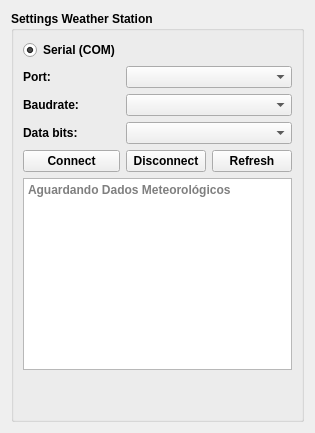
          <widget class="QWidget" name="page_meteo">
           <property name="minimumSize">
            <size>
             <width>0</width>
             <height>0</height>
            </size>
           </property>
           <layout class="QVBoxLayout" name="verticalLayout_9">
            <item>
             <widget class="QGroupBox" name="groupBox">
              <property name="font">
               <font>
                <weight>75</weight>
                <bold>true</bold>
               </font>
              </property>
              <property name="title">
               <string>Settings Weather Station</string>
              </property>
              <property name="checkable">
               <bool>false</bool>
              </property>
              <layout class="QGridLayout" name="gridLayout_2">
               <item row="0" column="0">
                <layout class="QGridLayout" name="gridLayout_4">
                 <item row="2" column="1" colspan="2">
                  <widget class="QComboBox" name="comboBox_baudmeteo">
                   <property name="sizePolicy">
                    <sizepolicy hsizetype="Preferred" vsizetype="Preferred">
                     <horstretch>0</horstretch>
                     <verstretch>0</verstretch>
                    </sizepolicy>
                   </property>
                  </widget>
                 </item>
                 <item row="3" column="0">
                  <widget class="QLabel" name="label_37">
                   <property name="sizePolicy">
                    <sizepolicy hsizetype="Preferred" vsizetype="Preferred">
                     <horstretch>0</horstretch>
                     <verstretch>0</verstretch>
                    </sizepolicy>
                   </property>
                   <property name="text">
                    <string>Data bits:</string>
                   </property>
                  </widget>
                 </item>
                 <item row="2" column="0">
                  <widget class="QLabel" name="label_35">
                   <property name="sizePolicy">
                    <sizepolicy hsizetype="Preferred" vsizetype="Preferred">
                     <horstretch>0</horstretch>
                     <verstretch>0</verstretch>
                    </sizepolicy>
                   </property>
                   <property name="text">
                    <string>Baudrate:</string>
                   </property>
                  </widget>
                 </item>
                 <item row="4" column="0">
                  <widget class="QPushButton" name="btn_connectmeteo">
                   <property name="sizePolicy">
                    <sizepolicy hsizetype="Preferred" vsizetype="Preferred">
                     <horstretch>0</horstretch>
                     <verstretch>0</verstretch>
                    </sizepolicy>
                   </property>
                   <property name="text">
                    <string>Connect</string>
                   </property>
                  </widget>
                 </item>
                 <item row="4" column="1">
                  <widget class="QPushButton" name="btn_disconmeteo">
                   <property name="sizePolicy">
                    <sizepolicy hsizetype="Preferred" vsizetype="Preferred">
                     <horstretch>0</horstretch>
                     <verstretch>0</verstretch>
                    </sizepolicy>
                   </property>
                   <property name="text">
                    <string>Disconnect</string>
                   </property>
                  </widget>
                 </item>
                 <item row="0" column="0">
                  <widget class="QRadioButton" name="radioButton_serialMeteo">
                   <property name="sizePolicy">
                    <sizepolicy hsizetype="Preferred" vsizetype="Preferred">
                     <horstretch>0</horstretch>
                     <verstretch>0</verstretch>
                    </sizepolicy>
                   </property>
                   <property name="text">
                    <string>Serial (COM)</string>
                   </property>
                   <property name="checked">
                    <bool>true</bool>
                   </property>
                  </widget>
                 </item>
                 <item row="1" column="0">
                  <widget class="QLabel" name="label_36">
                   <property name="sizePolicy">
                    <sizepolicy hsizetype="Preferred" vsizetype="Preferred">
                     <horstretch>0</horstretch>
                     <verstretch>0</verstretch>
                    </sizepolicy>
                   </property>
                   <property name="text">
                    <string>Port:</string>
                   </property>
                  </widget>
                 </item>
                 <item row="3" column="1" colspan="2">
                  <widget class="QComboBox" name="comboBox_datameteo">
                   <property name="sizePolicy">
                    <sizepolicy hsizetype="Preferred" vsizetype="Preferred">
                     <horstretch>0</horstretch>
                     <verstretch>0</verstretch>
                    </sizepolicy>
                   </property>
                  </widget>
                 </item>
                 <item row="1" column="1" colspan="2">
                  <widget class="QComboBox" name="comboBox_portameteo">
                   <property name="sizePolicy">
                    <sizepolicy hsizetype="Preferred" vsizetype="Preferred">
                     <horstretch>0</horstretch>
                     <verstretch>0</verstretch>
                    </sizepolicy>
                   </property>
                  </widget>
                 </item>
                 <item row="4" column="2">
                  <widget class="QPushButton" name="btnResetMeteo">
                   <property name="sizePolicy">
                    <sizepolicy hsizetype="Preferred" vsizetype="Preferred">
                     <horstretch>0</horstretch>
                     <verstretch>0</verstretch>
                    </sizepolicy>
                   </property>
                   <property name="text">
                    <string>Refresh</string>
                   </property>
                  </widget>
                 </item>
                </layout>
               </item>
               <item row="1" column="0">
                <widget class="QTextEdit" name="textEdit_consolemeteo">
                 <property name="sizePolicy">
                  <sizepolicy hsizetype="Preferred" vsizetype="Preferred">
                   <horstretch>0</horstretch>
                   <verstretch>0</verstretch>
                  </sizepolicy>
                 </property>
                 <property name="readOnly">
                  <bool>true</bool>
                 </property>
                 <property name="placeholderText">
                  <string>Aguardando Dados Meteorológicos</string>
                 </property>
                </widget>
               </item>
               <item row="2" column="0">
                <spacer name="verticalSpacer_3">
                 <property name="orientation">
                  <enum>Qt::Vertical</enum>
                 </property>
                 <property name="sizeHint" stdset="0">
                  <size>
                   <width>20</width>
                   <height>40</height>
                  </size>
                 </property>
                </spacer>
               </item>
              </layout>
             </widget>
            </item>
           </layout>
          </widget>
